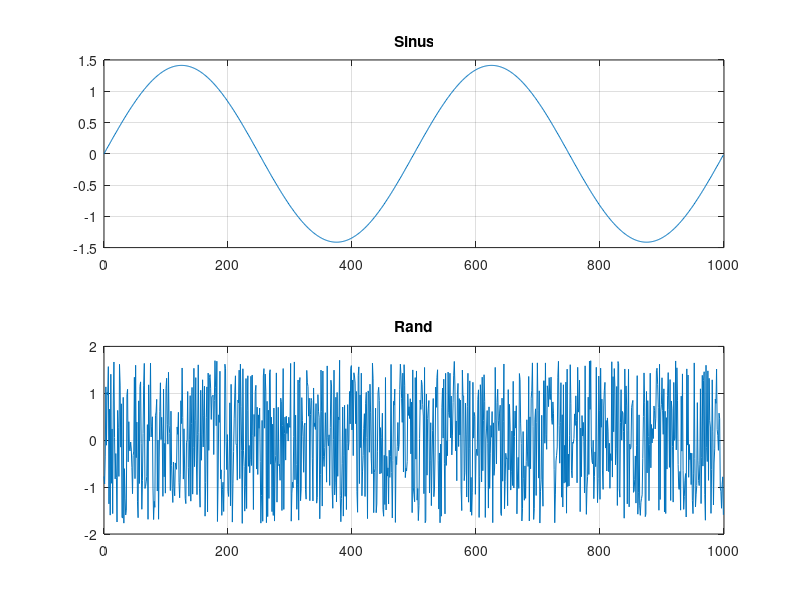
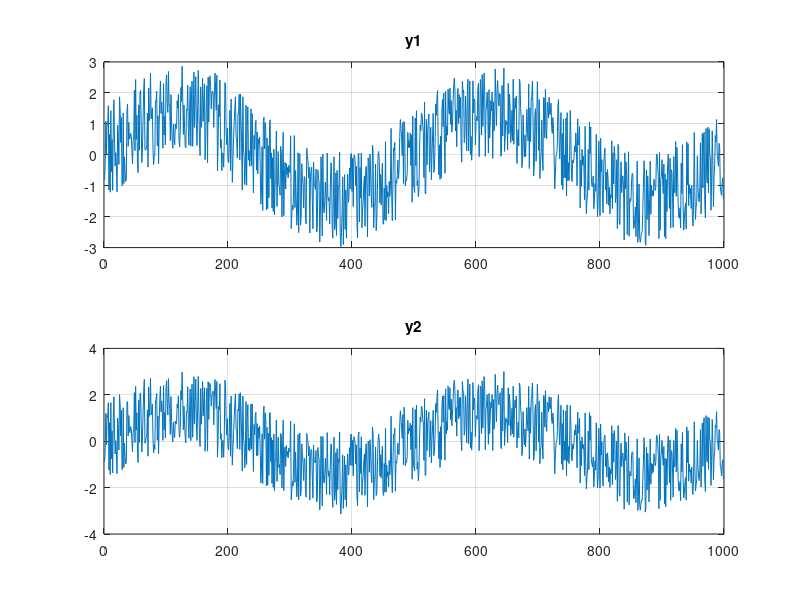
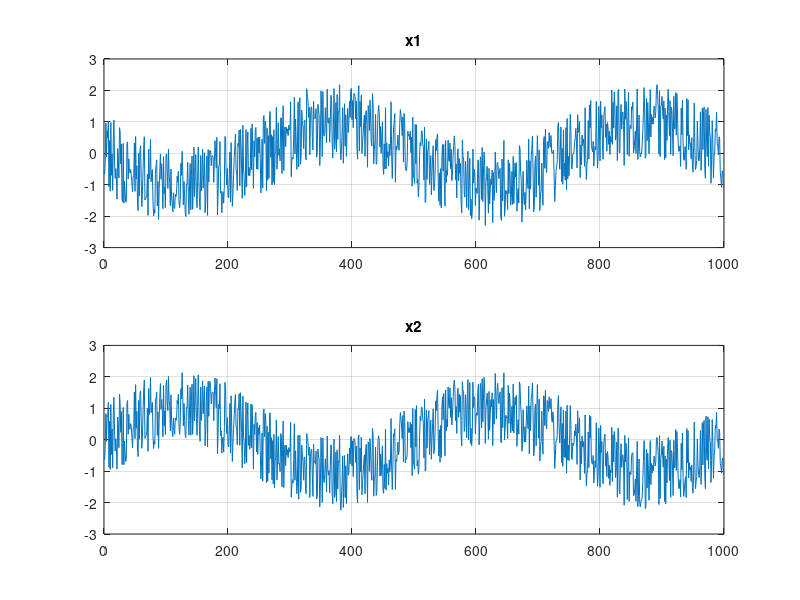
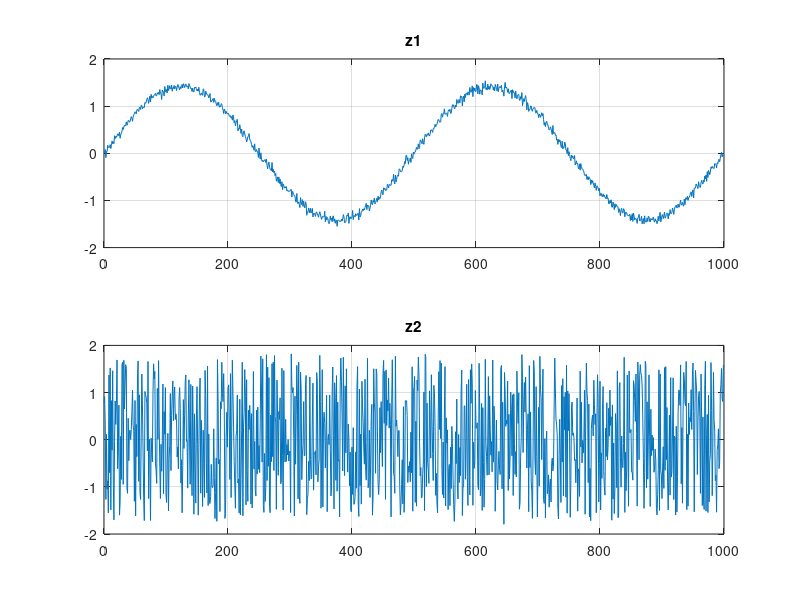

These figures' MATLAB source, in order:
clc; clear; close all


f1 = 0.0020;

n = 1000;
t = (0:n-1)';
sigma = 0.05;

% sources
s1 = sin(2 * pi * f1 * t);
s2 = 5 * rand(n, 1);

% centrees reduites
s1 = (s1 - mean(s1));
s1 = s1 / std(s1);
s2 = (s2 - mean(s2));
s2 = s2 / std(s2);

% matrice de melange
m = [1 0.9; 0.95 1; 1 0.7; 0.2 1; 1 0.6];

% observations
bruit = sigma * randn(5, n);
s = [s1 s2]';
y = m * s + bruit;

% decorrelation
Ryb = cov(y');
[Qyb, Dyb] = eig(Ryb);
Dys = Dyb(4:5, 4:5);
Qys = Qyb(1:5, 4:5);

B = Dys^(-1/2) * Qys';

x = B * y;
Rx = cov(x');

% separation

tau = 0.9;
N = size(s, 1);
for i = 1:N
    for j = 1:N
        for k = 1:N
            for l = 1:N
                cum(i, j, k, l) = mean(x(i, :).*x(j,:).*x(k,:).*x(l,:)) - mean(x(i,:).*x(j,:))*mean(x(k,:).*x(l,:)) - mean(x(i,:).*x(k,:))*mean(x(j,:).*x(l,:)) - mean(x(i,:).*x(l,:))*mean(x(j,:).*x(k,:));
            end
        end
    end
end
Cx = cum(:, :, 1, 1);

choix = menu("Choisir entre corrélation et cumulant : ", "Corrélation", "Cumulant");
if choix == 1
    Tx = Rx - tau;
    T1 = Rx;
else
    Tx = Cx - tau;
    T1 = Cx;
end
% si vp de Tx distinctes 2 à 2

Tx = (Tx + Tx') / 2;
[U, D] = eig(Tx);
%z = U' * x;

% sinon

T2 = Tx;
[V, L] = eig(T2, T1);
z = V' * x;
DP = V' * B * m

figure(1)
subplot(2,1,1)
plot(t, s1)
grid()
title("Sinus")
subplot(2,1,2)
plot(t, s2)
grid()
title("Rand")


figure(2)
subplot(2,1,1)
plot(t, y(1,:))
grid()
title("y1")
subplot(2,1,2)
plot(t, y(2,:))
grid()
title("y2")

figure(3)
subplot(2,1,1)
plot(t, x(1,:))
grid()
title("x1")
subplot(2,1,2)
plot(t, x(2,:))
grid()
title("x2")

figure(4)
subplot(2,1,1)
plot(t, z(2,:))
grid()
title("z1")
subplot(2,1,2)
plot(t, z(1,:))
grid()
title("z2")